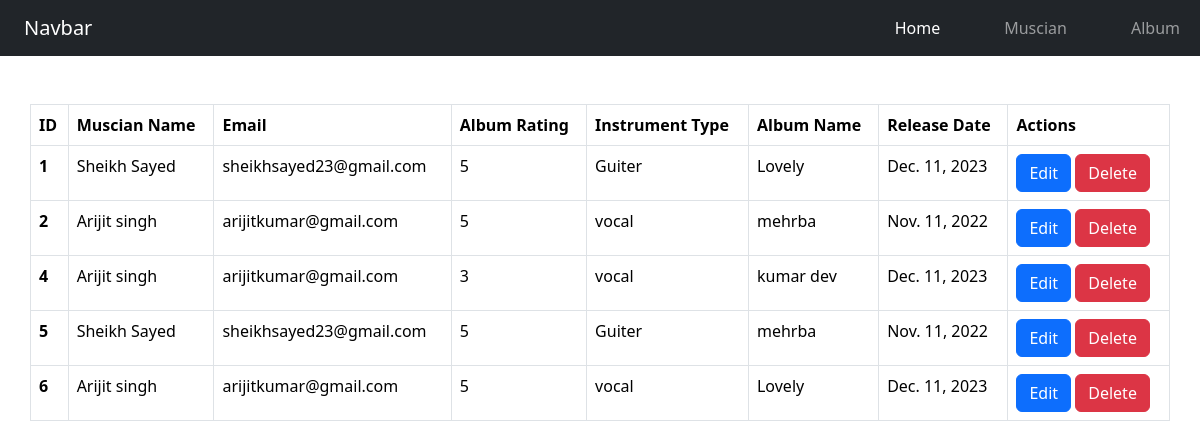
The page / on the database its author committed.
### Album/models.py (models this page shows, shortened)
class albumsform(models.Model):
    Album_name = models.CharField(max_length=80)
    Album_release_date = models.DateField()
    Rating = models.CharField(max_length=20)
    musician = models.ForeignKey(Musician,on_delete=models.CASCADE,default=None)

### Muscian/models.py (models this page shows, shortened)
class Musician(models.Model):
    first_name  = models.CharField(max_length=30)
    last_name  = models.CharField(max_length=30)
    email  = models.EmailField()
    phone_number  = models.IntegerField()
    Instrument_type  = models.CharField(max_length=30)

### muscian_practice/views.py (the view)
# urls.py: 2. Add a URL to urlpatterns:  path('', views.home, name='home')
def home(request):
    data = albumsform.objects.all()
    return render(request, 'home.html',{'data':data})

### templates/home.html (shortened to what this page needs)
{% extends "base.html" %}
{% load crispy_forms_tags %}
{% block content %}
<table class="table table-bordered container mt-5" method ='POST'>
    <thead>
      <tr>
        <th scope="col">ID</th>
        <th scope="col">Muscian Name</th>
        <th scope="col">Email</th>
        <th scope="col">Album Rating</th>
        <th scope="col">Instrument Type</th>
        <th scope="col">Album Name</th>
        <th scope="col">Release Date</th>
        <th scope="col">Actions</th>
      </tr>
    </thead>
    <tbody>
      {% for item in data %}
      <tr>
        <th scope="row">{{item.id}}</th>
        <td>{{item.musician.first_name}} {{item.musician.last_name}} </td>
        <td>{{item.musician.email}}</td>
        <td>{{item.Rating}}</td>
        <td>{{item.musician.Instrument_type}}</td>
        <td>{{item.Album_name}}</td>
        <td>{{item.Album_release_date}}</td>
        <td><a href="{% url 'edit' item.id%}" class='btn btn-primary'>Edit</a>
          <a href="{% url 'delete' item.id%}" class='btn btn-danger'>Delete</a></td>
      </tr>
      {% endfor %}
    </tbody>
  </table>
{% endblock content %}

### templates/base.html (shortened to what this page needs)
<!doctype html>
<html lang="en">
  <head>
    <link href="https://cdn.jsdelivr.net/npm/bootstrap@5.3.2/dist/css/bootstrap.min.css" rel="stylesheet">
  </head>
  <body>
    <nav class="navbar navbar-expand-lg bg-dark"data-bs-theme="dark" >
        <div class="container-fluid">
          <a class="container navbar-brand" href="/">Navbar</a>
          <div class="collapse navbar-collapse" id="navbarNav">
            <ul class="navbar-nav gap-5">
              <li class="nav-item">
                <a class="nav-link active" aria-current="page" href="/">Home</a>
              </li>
              <li class="nav-item">
                <a class="nav-link" href="{% url 'muscian' %}">Muscian</a>
              </li>
              <li class="nav-item">
                <a class="nav-link" href="{% url 'albums' %}">Album</a>
              </li>
            </ul>
          </div>
        </div>
      </nav>
   {% block content %}
   {% endblock content %}
  </body>
</html>

### rows shown on the page
albumsform: id "1", musician.first_name "Sheikh", musician.last_name "Sayed", musician.email "sheikhsayed23@gmail.com", Rating "5", musician.Instrument_type "Guiter", Album_name "Lovely", Album_release_date "Dec. 11, 2023"
albumsform: id "2", musician.first_name "Arijit", musician.last_name "singh", musician.email "arijitkumar@gmail.com", Rating "5", musician.Instrument_type "vocal", Album_name "mehrba", Album_release_date "Nov. 11, 2022"
albumsform: id "4", musician.first_name "Arijit", musician.last_name "singh", musician.email "arijitkumar@gmail.com", Rating "3", musician.Instrument_type "vocal", Album_name "kumar dev", Album_release_date "Dec. 11, 2023"
albumsform: id "5", musician.first_name "Sheikh", musician.last_name "Sayed", musician.email "sheikhsayed23@gmail.com", Rating "5", musician.Instrument_type "Guiter", Album_name "mehrba", Album_release_date "Nov. 11, 2022"
albumsform: id "6", musician.first_name "Arijit", musician.last_name "singh", musician.email "arijitkumar@gmail.com", Rating "5", musician.Instrument_type "vocal", Album_name "Lovely", Album_release_date "Dec. 11, 2023"
